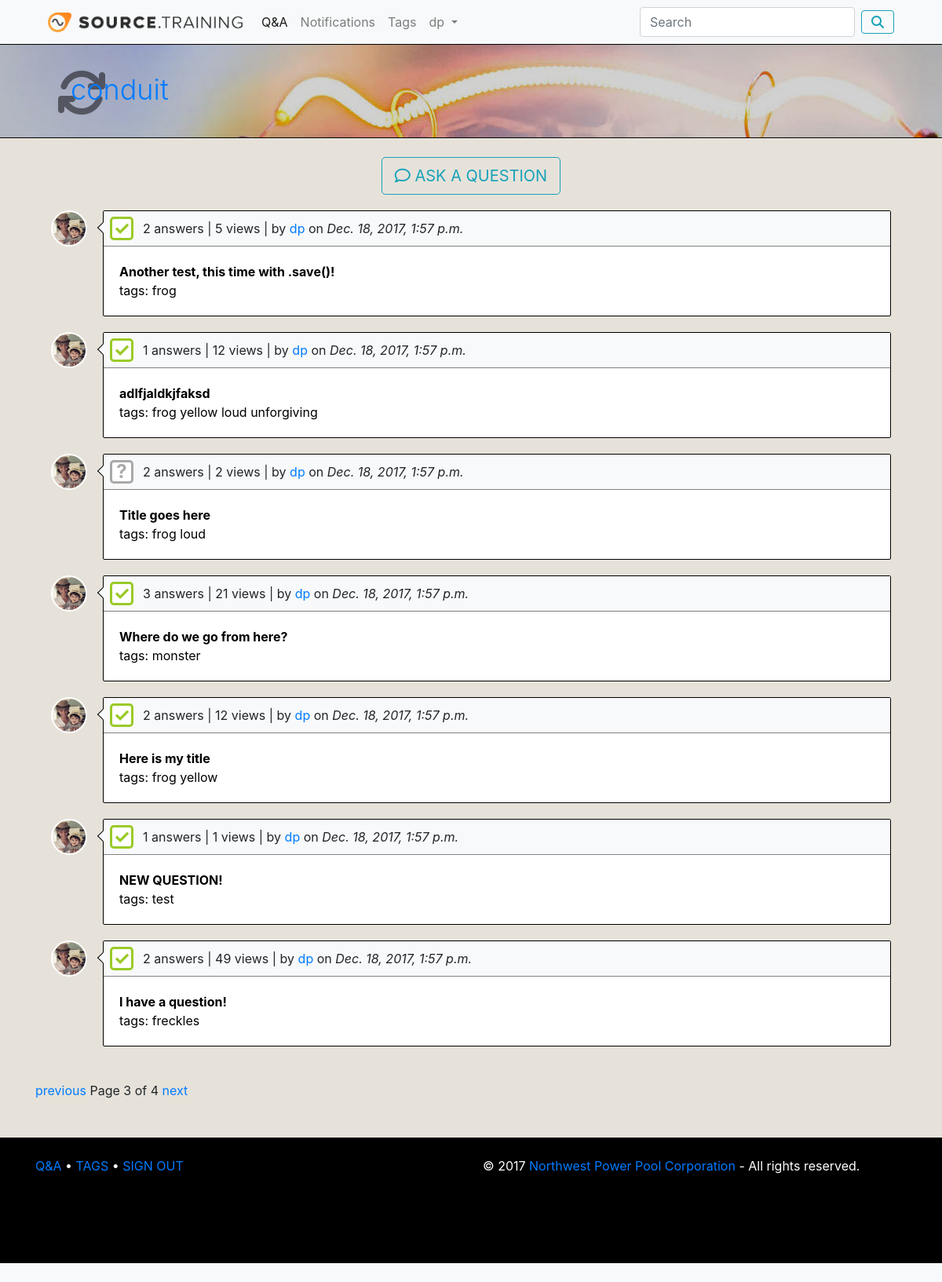
/questions/?page=3 (signed in), run on the app's committed database.
### questions/models.py (models this page shows, shortened)
class Question(models.Model):
    user = models.ForeignKey(User, on_delete=models.CASCADE)
    title = models.CharField(max_length=200)
    body = RichTextField()
    tags = TaggableManager()
    created = models.DateTimeField(auto_now_add=True)
    modified = models.DateTimeField(auto_now=True)
    solved = models.BooleanField(default=False)
    views = models.IntegerField(default=0)

class Profile(models.Model):  # Extends base User class with additional fields
    user = models.OneToOneField(User, primary_key=True, related_name='profile', on_delete=models.CASCADE)
    avatar = models.ImageField(upload_to="questions/media/", blank=True, null=True)
    questions = models.IntegerField(default=0)
    answers = models.IntegerField(default=0)
    comments = models.IntegerField(default=0)
    solutions = models.IntegerField(default=0)
    vote_counter = models.IntegerField(default=0)
    flags = models.IntegerField(default=0)

### questions/views.py (the view)
def index(request):  # w/Paginator
    question_list = Question.objects.order_by('-created')
    paginator = Paginator(question_list, 7) # Show 5 questions per page
    page = request.GET.get('page')
    try:
        questions = paginator.page(page)
    except PageNotAnInteger:
        questions = paginator.page(1)
    except EmptyPage:
        questions = paginator.page(paginator.num_pages)
    return render(request, 'questions/index.html', {'questions': questions})

### questions/templates/questions/index.html (shortened to what this page needs)
{% extends 'questions/base.html' %}
{% block content %}
<br />
<div class="container">
    {% if request.user.is_authenticated %}
        <div id="ask_question">
            <a href="{% url 'questions:new_question' %}" class="btn btn-outline-info btn-lg"><span class="fa fa-comment-o"></span> ASK A QUESTION</a>
        </div>
    {% endif %}
    {% for question in questions %}
        <div id="question_wrapper">
            <div>
                <a href="{% url 'questions:profile' question.user.id %}">
                    <img src="/{{ question.user.profile.avatar }}" height="46" width="46" id="avatar_thumbnail"/>
                </a>
            </div>
            <div id="question_container">
                <div id="question_data">
                    {{ question.answer_set.count }} answers | {{ question.views }} views |
                    by <a href="{% url 'questions:profile' question.user.id %}"> {{ question.user }} </a> on <i>{{ question.created }}</i>
                </div>
                <div id="question_header">
                    <a href="{% url 'questions:question_detail' question.id %}" class="text_link">
                        <div><b>{{ question.title }}</b>
                        <br /> tags:
                        {% for tag in question.tags.all %}
                            {{ tag }}
                        {% endfor %}
                        </div>
                    </a>
                </div>
                {% if question.solved == True %}
                    <div class="solved_indicator" id="solved">✓</div>
                {% else %}
                    <div class="unsolved_indicator" id="unsolved">?</div>
                {% endif %}
            </div>
        </div>
    {% endfor %}
    <br />
        <div class="pagination">
            <span class="step-links">
                {% if questions.has_previous %}
                    <a href="?page={{ questions.previous_page_number }}">previous</a>
                {% endif %}
                <span class="current">
                    Page {{ questions.number }} of {{ questions.paginator.num_pages }}
                </span>
                {% if questions.has_next %}
                    <a href="?page={{ questions.next_page_number }}">next</a>
                {% endif %}
            </span>
        </div>
<br />
<br />
</div>
{% endblock %}

### questions/templates/questions/base.html (shortened to what this page needs)
{% load static %}
<head>
    <link rel="stylesheet" href="{% static 'questions/style.css' %}"/>
    <link rel="stylesheet" href="https://maxcdn.bootstrapcdn.com/bootstrap/4.0.0-beta.2/css/bootstrap.min.css">
    <link href="https://cdn.quilljs.com/1.3.4/quill.snow.css" rel="stylesheet">
</head>
<header>
    <div class="container">
        <nav class="navbar navbar-expand-lg navbar-light bg-light">
            <a class="navbar-brand" href="{% url 'questions:index' %}">
                <img src="{% static 'questions/sourcelogo_updated_02.png' %}" height="25" id="site_logo"/>
            </a>
            <div class="collapse navbar-collapse" id="navbarSupportedContent">
                <ul class="navbar-nav mr-auto">
                    <li class="nav-item active">
                        <a class="nav-link" href="{% url 'questions:index' %}">Q&A <span class="sr-only">(current)</span></a>
                    </li>
                    <li class="nav-item">
                        <a class="nav-link" href="#">Notifications</a>
                    </li>
                    <li class="nav-item">
                        <a class="nav-link" href="{% url 'questions:tags' %}">Tags</a>
                    </li>
                    {% if request.user.is_authenticated %}
                        <li class="nav-item dropdown">
                            <a class="nav-link dropdown-toggle" href="#" id="navbarDropdown" role="button" data-toggle="dropdown" aria-haspopup="true" aria-expanded="false">
                              {{ request.user.username }}
                            </a>
                        </li>
                    {% else %}
                        <li class="nav-item">
                            <a class="nav-link" href="{% url 'questions:signin' %}">Sign in</a>
                        </li>
                    {% endif %}
                </ul>
                <form class="form-inline my-2 my-lg-0" action="{% url 'questions:search' %}" method="post">
                    <input name="search" class="form-control mr-sm-2" type="search" placeholder="Search" aria-label="Search" required>
                    <button class="btn btn-outline-info my-2 my-sm-0" type="submit"><span class="fa fa-search"></span></button>
                </form>
            </div>
        </nav>
    </div>
</header>
<body>
    <div id="page_heading">
        <div class="container">
            <div id="hive_hex">
                <span class="fa fa-refresh" id="conduit_icon"></span>
            </div>
            <h3 id="page_title"><a href="{% url 'questions:index' %}" id="title_link">conduit</a></h3>
        </div>
    </div>
    <div id="block_background">
        {% block content %}
        {% endblock %}
    </div>
    <div id="footer">
        <br />
        <div class="container">
            <div class="row">
                <div class="col">
                    <a href="{% url 'questions:index' %}">Q&A</a> •
                    <a href="{% url 'questions:tags' %}">TAGS</a> •
                    {% if request.user.is_authenticated %}
                        <a href="{% url 'questions:signout' %}">SIGN OUT</a>
                    {% else %}
                        <a href="{% url 'questions:signin' %}">SIGN IN</a>
                    {% endif %}
                </div>
                <div class="col">
                    © {% now "Y" %} <a href="http://nwpp.org">Northwest Power Pool Corporation</a> - All rights reserved.
                </div>
            </div>
        </div>
    </div>
    <br />
</body>

### questions/static/questions/style.css (style rules this page uses)
body, html { margin: 0; overflow-x: hidden; background-color: #f8f9fa!important; }
#question_wrapper { position: relative; display: flex; flex-direction: row; margin: 20px; }
#avatar_thumbnail { position: relative; border: 2px solid white; border-radius: 50%; }
#question_container { position: relative; border: 1px solid black; border-radius: 2px; margin-left: 20px; background-color: white; width: 100%; }
#question_data { padding-left: 50px; padding-right: 10px; padding-top: 10px; padding-bottom: 10px; position: inherit; width: 100%; background-color: #f8f9fa; border-bottom: 1px solid grey; }
#question_data::before { position: absolute; top: 16px; right: 100%; left: -6px; display: block; width: 10px; height: 10px; content: " "; transform: rotate(-45deg); background-color: #f8f9fa; border-top: 1px solid black; border-left: 1px solid black; }
#question_header { padding: 20px; }
.text_link { color: black; }
.unsolved_indicator { position: relative; width: 30px; height: 30px; font-weight: bold; line-height: 24px; text-align: center; font-size: 1.5em; border: 3px solid darkgrey; color: darkgrey; background-color: white; border-radius: 5px; z-index: 1; }
.solved_indicator { position: relative; width: 30px; height: 30px; font-weight: bold; line-height: 24px; text-align: center; font-size: 1.5em; border: 3px solid #9aca27; color: #9aca27; background-color: white; border-radius: 5px; z-index: 1; }
#solved { position: absolute; top: 7px; left: 8px; }
#unsolved { position: absolute; top: 7px; left: 8px; }
#hive_hex { position: relative; top: 22px; left: 10px; }
#conduit_icon { font-size: 4em; position: relative; top: 7px; left: 17px; color: rgba(0, 0, 0, .5) }
#page_heading { position: relative; width: 100%; height: 120px; background-image: url("header_background.jpg"); background-attachment: fixed; background-repeat: no-repeat; border-top: 1px solid black; border-bottom: 1px solid black; }
#page_title { margin-left: 45px; position: absolute; top: 36px; font-weight: 300; font-size: 36px; color: white; text-decoration: none; }
#title_link { text-decoration: none; font-weight: 300; }
#ask_question { display: flex; flex-direction: row; flex-wrap: wrap; align-items: center; justify-content: center; }
#block_background { background-color: #e6e2da; }
#footer { height: 20%; width: 100%; color: white; background-color: black; }

### data on the page
Question: user.profile.avatar (picture), answer_set.count "2", views "5", user "dp", created "Dec. 18, 2017, 1:57 p.m.", title "Another test, this time with .save()!"
Tag: name "frog"
Question: user.profile.avatar (picture), answer_set.count "1", views "12", user "dp", created "Dec. 18, 2017, 1:57 p.m.", title "adlfjaldkjfaksd"
Tag: name "yellow"
Tag: name "loud"
Tag: name "unforgiving"
Question: user.profile.avatar (picture), answer_set.count "2", views "2", user "dp", created "Dec. 18, 2017, 1:57 p.m.", title "Title goes here"
Question: user.profile.avatar (picture), answer_set.count "3", views "21", user "dp", created "Dec. 18, 2017, 1:57 p.m.", title "Where do we go from here?"
Tag: name "monster"
Question: user.profile.avatar (picture), answer_set.count "2", views "12", user "dp", created "Dec. 18, 2017, 1:57 p.m.", title "Here is my title"
Question: user.profile.avatar (picture), answer_set.count "1", views "1", user "dp", created "Dec. 18, 2017, 1:57 p.m.", title "NEW QUESTION!"
Tag: name "test"
Question: user.profile.avatar (picture), answer_set.count "2", views "49", user "dp", created "Dec. 18, 2017, 1:57 p.m.", title "I have a question!"
Tag: name "freckles"

### other printed values
{{ request.user.username }} "dp"
{{ questions.number }} "3"
{{ questions.paginator.num_pages }} "4"
